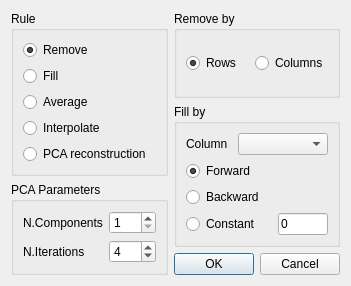
<?xml version="1.0" encoding="UTF-8"?>
<ui version="4.0">
 <class>DialogMissing</class>
 <widget class="QDialog" name="DialogMissing">
  <property name="geometry">
   <rect>
    <x>0</x>
    <y>0</y>
    <width>338</width>
    <height>273</height>
   </rect>
  </property>
  <property name="windowTitle">
   <string>Missing Data</string>
  </property>
  <layout class="QHBoxLayout" name="horizontalLayout_4">
   <item>
    <layout class="QVBoxLayout" name="verticalLayout_6">
     <item>
      <widget class="QGroupBox" name="groupBox_3">
       <property name="title">
        <string>Rule</string>
       </property>
       <layout class="QVBoxLayout" name="verticalLayout">
        <item>
         <widget class="QRadioButton" name="removeradioButton">
          <property name="text">
           <string>Remove</string>
          </property>
          <property name="checked">
           <bool>true</bool>
          </property>
         </widget>
        </item>
        <item>
         <widget class="QRadioButton" name="fillradioButton">
          <property name="text">
           <string>Fill</string>
          </property>
         </widget>
        </item>
        <item>
         <widget class="QRadioButton" name="averageradioButton">
          <property name="text">
           <string>Average</string>
          </property>
         </widget>
        </item>
        <item>
         <widget class="QRadioButton" name="interpolateradioButton">
          <property name="text">
           <string>Interpolate</string>
          </property>
         </widget>
        </item>
        <item>
         <widget class="QRadioButton" name="pcaradioButton">
          <property name="text">
           <string>PCA reconstruction</string>
          </property>
         </widget>
        </item>
       </layout>
      </widget>
     </item>
     <item>
      <widget class="QGroupBox" name="groupBox_4">
       <property name="title">
        <string>PCA Parameters</string>
       </property>
       <layout class="QHBoxLayout" name="horizontalLayout_3">
        <item>
         <layout class="QVBoxLayout" name="verticalLayout_5">
          <item>
           <widget class="QLabel" name="label">
            <property name="text">
             <string>N.Components</string>
            </property>
           </widget>
          </item>
          <item>
           <widget class="QLabel" name="label_2">
            <property name="text">
             <string>N.Iterations</string>
            </property>
           </widget>
          </item>
         </layout>
        </item>
        <item>
         <layout class="QVBoxLayout" name="verticalLayout_4">
          <item>
           <widget class="QSpinBox" name="componentspinBox">
            <property name="minimum">
             <number>1</number>
            </property>
            <property name="maximum">
             <number>100</number>
            </property>
           </widget>
          </item>
          <item>
           <widget class="QSpinBox" name="iterationspinBox">
            <property name="minimum">
             <number>1</number>
            </property>
            <property name="maximum">
             <number>20</number>
            </property>
            <property name="value">
             <number>4</number>
            </property>
           </widget>
          </item>
         </layout>
        </item>
       </layout>
      </widget>
     </item>
    </layout>
   </item>
   <item>
    <layout class="QVBoxLayout" name="verticalLayout_3">
     <item>
      <widget class="QGroupBox" name="groupBox">
       <property name="title">
        <string>Remove by</string>
       </property>
       <layout class="QVBoxLayout" name="verticalLayout_7">
        <item>
         <layout class="QHBoxLayout" name="horizontalLayout">
          <item>
           <widget class="QRadioButton" name="rowradioButton">
            <property name="text">
             <string>Rows</string>
            </property>
            <property name="checked">
             <bool>true</bool>
            </property>
           </widget>
          </item>
          <item>
           <widget class="QRadioButton" name="columnradioButton">
            <property name="text">
             <string>Columns</string>
            </property>
           </widget>
          </item>
         </layout>
        </item>
       </layout>
      </widget>
     </item>
     <item>
      <widget class="QGroupBox" name="groupBox_2">
       <property name="title">
        <string>Fill by</string>
       </property>
       <layout class="QVBoxLayout" name="verticalLayout_2">
        <item>
         <layout class="QHBoxLayout" name="horizontalLayout_6">
          <item>
           <widget class="QLabel" name="label_4">
            <property name="text">
             <string>Column</string>
            </property>
           </widget>
          </item>
          <item>
           <widget class="QComboBox" name="CcomboBox">
            <property name="minimumSize">
             <size>
              <width>90</width>
              <height>0</height>
             </size>
            </property>
            <property name="maximumSize">
             <size>
              <width>90</width>
              <height>16777215</height>
             </size>
            </property>
           </widget>
          </item>
         </layout>
        </item>
        <item>
         <widget class="QRadioButton" name="forwardradioButton">
          <property name="text">
           <string>Forward</string>
          </property>
          <property name="checked">
           <bool>true</bool>
          </property>
         </widget>
        </item>
        <item>
         <widget class="QRadioButton" name="backwardradioButton">
          <property name="text">
           <string>Backward</string>
          </property>
         </widget>
        </item>
        <item>
         <layout class="QHBoxLayout" name="horizontalLayout_2">
          <item>
           <widget class="QRadioButton" name="constantradioButton">
            <property name="text">
             <string>Constant</string>
            </property>
           </widget>
          </item>
          <item>
           <widget class="QLineEdit" name="lineEdit">
            <property name="maximumSize">
             <size>
              <width>50</width>
              <height>16777215</height>
             </size>
            </property>
            <property name="text">
             <string>0</string>
            </property>
           </widget>
          </item>
         </layout>
        </item>
       </layout>
      </widget>
     </item>
     <item>
      <widget class="QDialogButtonBox" name="buttonBox">
       <property name="orientation">
        <enum>Qt::Horizontal</enum>
       </property>
       <property name="standardButtons">
        <set>QDialogButtonBox::Cancel|QDialogButtonBox::Ok</set>
       </property>
      </widget>
     </item>
    </layout>
   </item>
  </layout>
 </widget>
 <resources/>
 <connections>
  <connection>
   <sender>buttonBox</sender>
   <signal>accepted()</signal>
   <receiver>DialogMissing</receiver>
   <slot>accept()</slot>
   <hints>
    <hint type="sourcelabel">
     <x>248</x>
     <y>254</y>
    </hint>
    <hint type="destinationlabel">
     <x>157</x>
     <y>274</y>
    </hint>
   </hints>
  </connection>
  <connection>
   <sender>buttonBox</sender>
   <signal>rejected()</signal>
   <receiver>DialogMissing</receiver>
   <slot>reject()</slot>
   <hints>
    <hint type="sourcelabel">
     <x>316</x>
     <y>260</y>
    </hint>
    <hint type="destinationlabel">
     <x>286</x>
     <y>274</y>
    </hint>
   </hints>
  </connection>
 </connections>
</ui>
